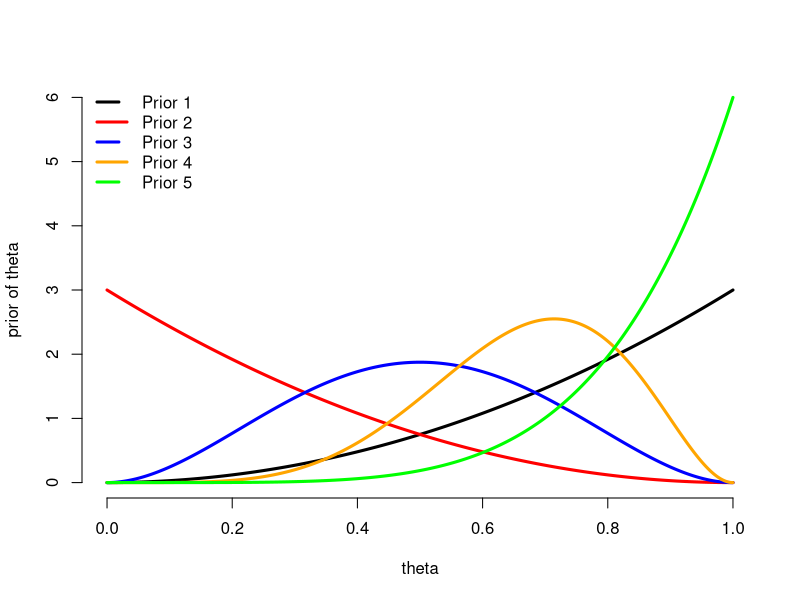
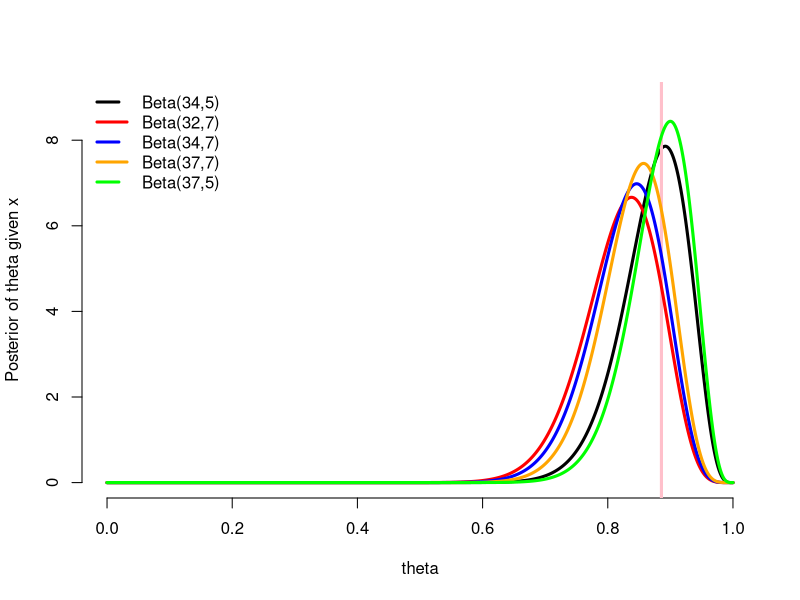
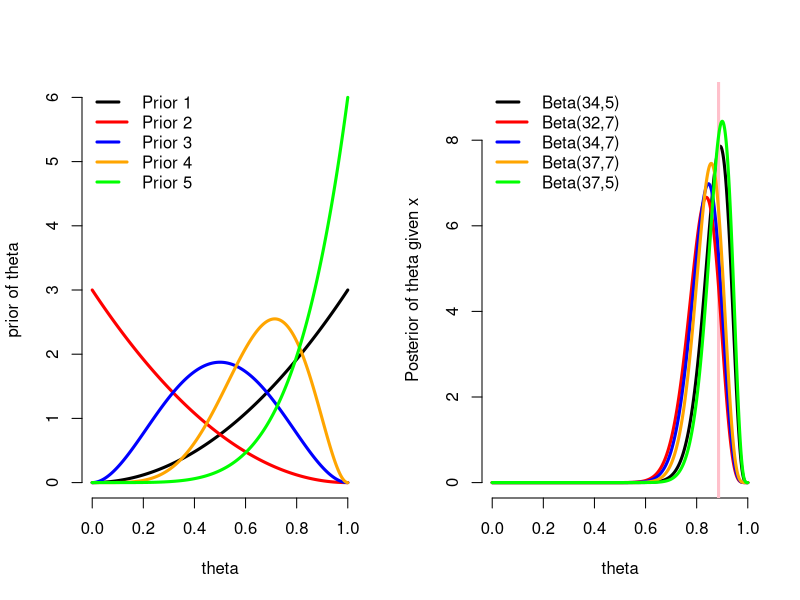

Generate these figures, in order, with R:
## ---- echo=FALSE---------------------
theta =seq(0,1,0.00001)
plot(theta, dbeta(theta, shape1=3, shape2=1), ylim=c(0,6), type="l", col="black", ylab="prior of theta", lty=1,  lwd=3, frame.plot = FALSE)
lines(theta, dbeta(theta, shape1=1, shape2=3), col="red", lty=1, lwd=3)
lines(theta, dbeta(theta, shape1=3, shape2=3), col="blue", lty=1, lwd=3)
lines(theta, dbeta(theta, shape1=6, shape2=3), col="orange", lty=1, lwd=3)
lines(theta, dbeta(theta, shape1=6, shape2=1), col= "green", lty=1, lwd=3)
legend("topleft", c("Prior 1", "Prior 2", "Prior 3", "Prior 4", "Prior 5"),       col = c("black", "red", "blue", "orange","green" ), lty = c(5, 1),lwd=3, bty="n")


## ---- echo=FALSE---------------------
theta =seq(0,1,0.0001)
plot(theta, dbeta(theta, shape1=34, shape2=5), ylim=c(0,9), type="l", col="black", ylab="Posterior of theta given x", lty=1,  lwd=3, frame.plot = FALSE)
abline(v=31/35,col="pink", lwd=3)
lines(theta, dbeta(theta, shape1=32, shape2=7), col="red", lty=1, lwd=3)
lines(theta, dbeta(theta, shape1=34, shape2=7), col="blue", lty=1, lwd=3)
lines(theta, dbeta(theta, shape1=37, shape2=7), col="orange", lty=1, lwd=3)
lines(theta, dbeta(theta, shape1=37, shape2=5), col= "green", lty=1, lwd=3)
legend("topleft", c("Beta(34,5)", "Beta(32,7)", "Beta(34,7)", "Beta(37,7)", "Beta(37,5)"),       col = c("black", "red", "blue", "orange","green" ), lty = c(5, 1),lwd=3, bty="n")


## ---- echo=FALSE, fig.width=7, fig.height=5.5----
theta =seq(0,1,0.0001)

par(mfrow=c(1,2))

plot(theta, dbeta(theta, shape1=3, shape2=1), ylim=c(0,6), type="l", col="black", ylab="prior of theta", lty=1,  lwd=3, frame.plot = FALSE)
lines(theta, dbeta(theta, shape1=1, shape2=3), col="red", lty=1, lwd=3)
lines(theta, dbeta(theta, shape1=3, shape2=3), col="blue", lty=1, lwd=3)
lines(theta, dbeta(theta, shape1=6, shape2=3), col="orange", lty=1, lwd=3)
lines(theta, dbeta(theta, shape1=6, shape2=1), col= "green", lty=1, lwd=3)
legend("topleft", c("Prior 1", "Prior 2", "Prior 3", "Prior 4", "Prior 5"),       col = c("black", "red", "blue", "orange","green" ), lty = c(5, 1),lwd=3, bty="n")

plot(theta, dbeta(theta, shape1=34, shape2=5), ylim=c(0,9), type="l", col="black", ylab="Posterior of theta given x", lty=1,  lwd=3, frame.plot = FALSE)
abline(v=31/35,col="pink", lwd=3)
lines(theta, dbeta(theta, shape1=32, shape2=7), col="red", lty=1, lwd=3)
lines(theta, dbeta(theta, shape1=34, shape2=7), col="blue", lty=1, lwd=3)
lines(theta, dbeta(theta, shape1=37, shape2=7), col="orange", lty=1, lwd=3)
lines(theta, dbeta(theta, shape1=37, shape2=5), col= "green", lty=1, lwd=3)
legend("topleft", c("Beta(34,5)", "Beta(32,7)", "Beta(34,7)", "Beta(37,7)", "Beta(37,5)"),       col = c("black", "red", "blue", "orange","green" ), lty = c(5, 1),lwd=3, bty="n")


## ------------------------------------
# prior
alpha_prior = 3; beta_prior = 1; 
prior = dbeta(theta, alpha_prior, beta_prior)
# data
n = 35
x = 31
# likelihood
likelihood = dbinom(x, n, theta)
# posterior
alpha_post = alpha_prior + x
beta_post = beta_prior + n - x
#posterior = dbeta(theta, alpha_post, beta_post)
# posterior credible interval
qbeta(c(0.025, 0.975), alpha_post, beta_post)

